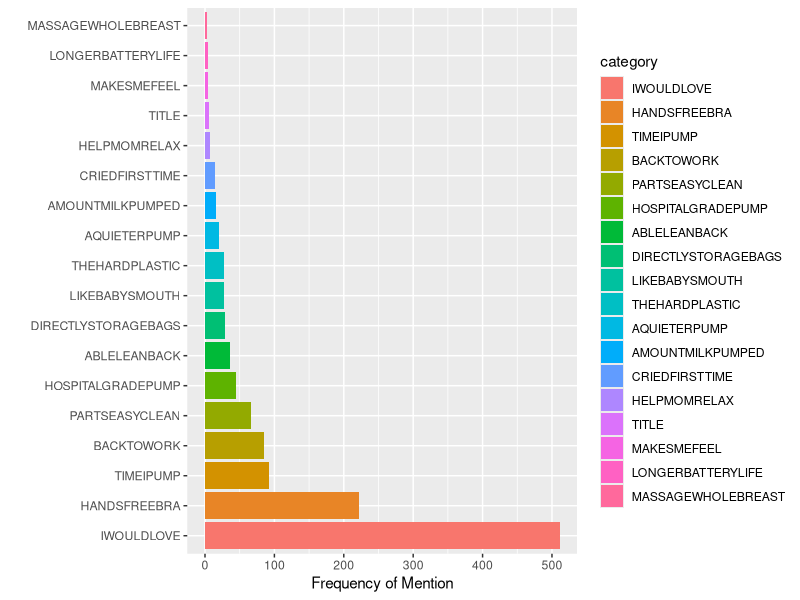

Reproduce this figure in R.
library(plyr)
library(ggplot2)
df = read.csv('trigrams_categories.csv')
#filter those without categories
df=df[df$category!="",] 

#sum categories
df = ddply(df, 'category', function(x) c(freq=sum(x$freq), separate_trigrams=nrow(x)))
df=df[df$category!="",] 

# Possibly remove "IWOULDLOVE"
#df=df[df$category!="IWOULDLOVE",] 

#order by frequency
df[ order(df$freq), ]

#plot to verify we did it right
p <- ggplot(df, aes(y=freq,fill=category))
df$category <- reorder(df$category, -df$freq)
p + ylab("Frequency of Mention")+xlab("")+geom_bar(aes(x=category), data=df, stat="identity") +theme(axis.text=element_text(angle=0)) + coord_flip()
